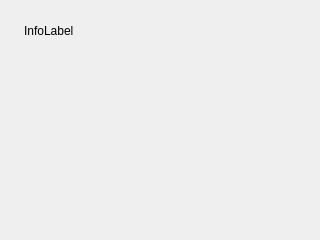
<?xml version="1.0" encoding="UTF-8"?>
<ui version="4.0">
  <class>ModernProfileEditorHardwareFrame</class>
  <widget class="QWidget" name="ModernProfileEditorHardwareFrame">
    <property name="geometry"><rect><x>0</x><y>0</y><width>320</width><height>240</height></rect></property>
    <property name="vclDesignWidth" stdset="0"><number>320</number></property>
    <property name="vclDesignHeight" stdset="0"><number>240</number></property>
    <widget class="QLabel" name="InfoLabel">
      <property name="geometry"><rect><x>24</x><y>24</y><width>273</width><height>193</height></rect></property>
      <property name="vclAnchors" stdset="0"><string notr="true">akLeft,akTop,akRight,akBottom</string></property>
      <property name="text"><string>InfoLabel</string></property>
      <property name="textFormat"><enum>Qt::PlainText</enum></property>
      <property name="wordWrap"><bool>true</bool></property>
      <property name="alignment"><set>Qt::AlignLeft|Qt::AlignTop</set></property>
    </widget>
  </widget>
  <resources><include location="../../resources/dfend.qrc"/></resources>
  <connections/>
</ui>
